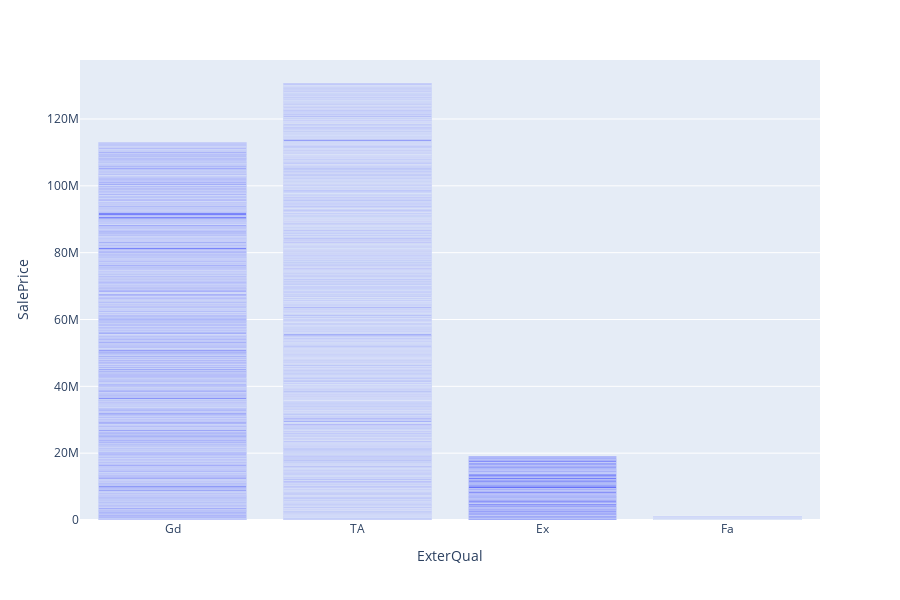

Notebook source saved alongside this figure:
### Code cell
fig =px.bar(train,x='ExterQual', y='SalePrice',barmode='group',
             height=600)
fig.show()

### Figure 1 — Plotly figure (JSON) as saved in the notebook; plotly's stock layout.template omitted (floating-point values rounded to 4 significant figures; data arrays with more than 128 entries replaced by an {"elided": "..."} marker saying what was removed)
{"data": [{"alignmentgroup": "True", "hovertemplate": "ExterQual=%{x}<br>SalePrice=%{y}<extra></extra>", "legendgroup": "", "marker": {"color": "#636efa", "pattern": {"shape": ""}}, "name": "", "offsetgroup": "", "orientation": "v", "showlegend": false, "textposition": "auto", "type": "bar", "x": {"elided": "1460 str values"}, "xaxis": "x", "y": {"elided": "1460 int values"}, "yaxis": "y"}], "layout": {"barmode": "group", "height": 600, "legend": {"tracegroupgap": 0}, "margin": {"t": 60}, "xaxis": {"anchor": "y", "domain": [0, 1], "title": {"text": "ExterQual"}}, "yaxis": {"anchor": "x", "domain": [0, 1], "title": {"text": "SalePrice"}}}}
